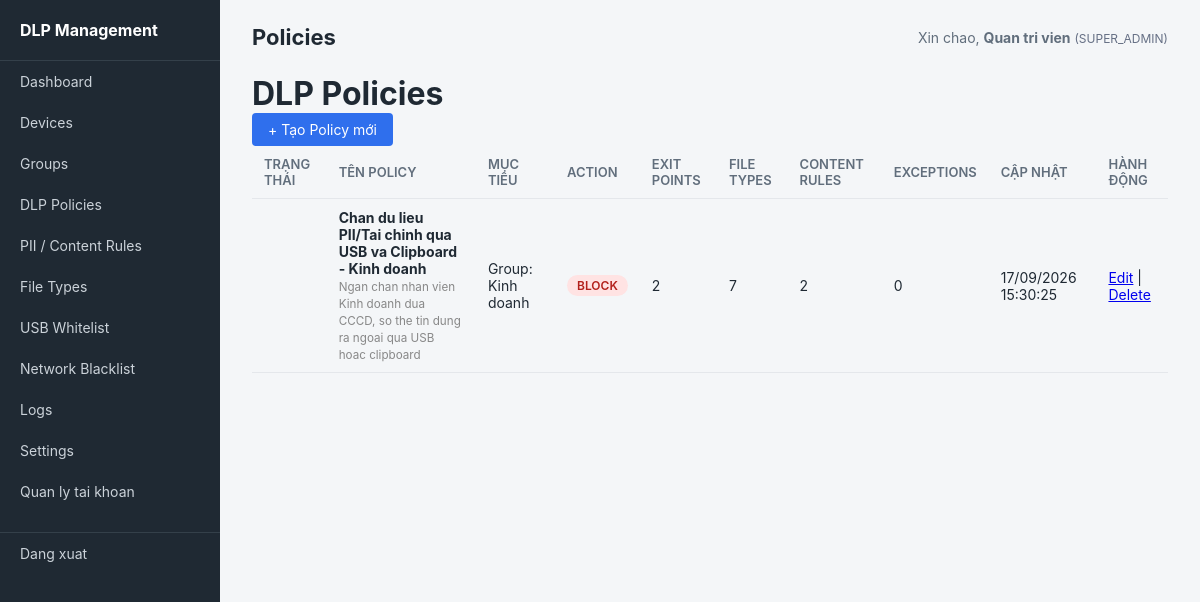
The app's page /admin/policies.php (signed in) with its own data.
### tables this page shows
CREATE TABLE dlp_policies (
    id                  INT PRIMARY KEY AUTO_INCREMENT,
    name                VARCHAR(150) NOT NULL,
    description         TEXT,
    target_type         ENUM('GROUP','DEVICE') NOT NULL,
    target_group_id     INT DEFAULT NULL,
    action              ENUM('BLOCK','REPORT_ONLY') NOT NULL DEFAULT 'REPORT_ONLY',
    is_active           BOOLEAN DEFAULT TRUE,
    created_by          VARCHAR(100),
    created_at          DATETIME DEFAULT CURRENT_TIMESTAMP,
    updated_at          DATETIME DEFAULT CURRENT_TIMESTAMP ON UPDATE CURRENT_TIMESTAMP,
    FOREIGN KEY (target_group_id) REFERENCES groups(id) ON DELETE CASCADE
);

CREATE TABLE groups (
    id              INT PRIMARY KEY AUTO_INCREMENT,
    name            VARCHAR(100) NOT NULL UNIQUE,
    description     TEXT,
    created_at      DATETIME DEFAULT CURRENT_TIMESTAMP
);

### includes/helpers.php (called while the page is built, shortened)
<?php
function h(?string $value): string {
    return htmlspecialchars($value ?? '', ENT_QUOTES, 'UTF-8');
}
function action_badge_class(string $action): string {
    return match ($action) {
        'BLOCK'        => 'badge-blocked',
        'REPORT_ONLY'  => 'badge-monitored',
        default        => '',
    };
}
function format_datetime(?string $dt): string {
    return date('d/m/Y H:i:s', strtotime($dt));
}

### admin/policies.php (the view, shortened to what this page needs)
<?php
require_once __DIR__ . '/../includes/auth.php';
require_once __DIR__ . '/../config/database.php';
require_once __DIR__ . '/../includes/helpers.php';
$sql = "
    SELECT
        p.*,
        g.name AS group_name,
        (SELECT COUNT(*) FROM dlp_policy_exit_points WHERE policy_id = p.id) AS exit_point_count,
        (SELECT COUNT(*) FROM dlp_policy_file_types WHERE policy_id = p.id) AS file_type_count,
        (SELECT COUNT(*) FROM dlp_policy_content_rules WHERE policy_id = p.id) AS rule_count,
        (SELECT COUNT(*) FROM dlp_policy_devices WHERE policy_id = p.id) AS device_target_count,
        (SELECT COUNT(*) FROM dlp_policy_exceptions WHERE policy_id = p.id) AS exception_count
    FROM dlp_policies p
    LEFT JOIN groups g ON p.target_group_id = g.id
    ORDER BY p.created_at DESC
";
$policies = $pdo->query($sql)->fetchAll();
require_once __DIR__ . '/../includes/layout_header.php';
?>
<div class="page-header">
    <h1>DLP Policies</h1>
    <a href="policy_form.php" class="btn btn-primary">+ Tạo Policy mới</a>
</div>
<table class="data-table">
    <thead>
        <tr>
            <th>Trạng thái</th>
            <th>Tên Policy</th>
            <th>Mục tiêu</th>
            <th>Action</th>
            <th>Exit Points</th>
            <th>File Types</th>
            <th>Content Rules</th>
            <th>Exceptions</th>
            <th>Cập nhật</th>
            <th>Hành động</th>
        </tr>
    </thead>
    <tbody>
        <?php foreach ($policies as $p): ?>
        <tr>
            <td>
            </td>
            <td><strong><?= h($p['name']) ?></strong><br><small style="color:#888;"><?= h($p['description']) ?></small></td>
            <td>
                <?php if ($p['target_type'] === 'GROUP'): ?>
                    Group: <?= h($p['group_name'] ?? '(đã xóa)') ?>
                <?php else: ?>
                    <?= $p['device_target_count'] ?> thiết bị cụ thể
                <?php endif; ?>
            </td>
            <td><span class="badge <?= action_badge_class($p['action']) ?>"><?= h($p['action']) ?></span></td>
            <td><?= $p['exit_point_count'] ?></td>
            <td><?= $p['file_type_count'] ?></td>
            <td><?= $p['rule_count'] ?></td>
            <td><?= $p['exception_count'] ?></td>
            <td><?= format_datetime($p['updated_at']) ?></td>
            <td>
                <a href="policy_form.php?id=<?= $p['id'] ?>">Edit</a> |
                <a href="?delete=<?= $p['id'] ?>" onclick="return confirm('Xóa policy này?')">Delete</a>
            </td>
        </tr>
        <?php endforeach; ?>
    </tbody>
</table>
<?php require_once __DIR__ . '/../includes/layout_footer.php'; ?>

### admin/assets/style.css (style rules this page uses)
* { box-sizing: border-box; margin: 0; padding: 0; }
body { font-family: -apple-system, "Segoe UI", Roboto, Arial, sans-serif; background: #f4f6f8; color: #1f2933; }
table { width: 100%; border-collapse: collapse; font-size: 14px; }
th, td { text-align: left; padding: 10px 12px; border-bottom: 1px solid #e4e7eb; }
th { color: #616e7c; font-weight: 600; font-size: 13px; text-transform: uppercase; }
.btn { display: inline-block; padding: 8px 16px; border-radius: 4px; border: none; font-size: 14px; cursor: pointer; text-decoration: none; }
.btn-primary { background: #2f6fed; color: #fff; }
.badge { display: inline-block; padding: 3px 10px; border-radius: 12px; font-size: 12px; font-weight: 600; }
.badge-blocked { background: #ffe3e3; color: #b3221d; }

### records on screen
dlp_policies: name "Chan du lieu PII/Tai chinh qua USB va Clipboard - Kinh doanh", description "Ngan chan nhan vien Kinh doanh dua CCCD, so the tin dung ra ngoai qua USB hoac clipboard", target_group.name "Kinh doanh", action "BLOCK", exit_point_count "2", file_type_count "7", rule_count "2", exception_count "0", updated_at "17/09/2026 15:30:25"

### other values on screen
$item['label'] "Dashboard"
$item['label'] "Devices"
$item['label'] "Groups"
$item['label'] "DLP Policies"
$item['label'] "PII / Content Rules"
$item['label'] "File Types"
$item['label'] "USB Whitelist"
$item['label'] "Network Blacklist"
$item['label'] "Logs"
$item['label'] "Settings"
$item['label'] "Quan ly tai khoan"
$pageTitle "Policies"
current_admin_name() "Quan tri vien"
current_admin_role() "SUPER_ADMIN"
